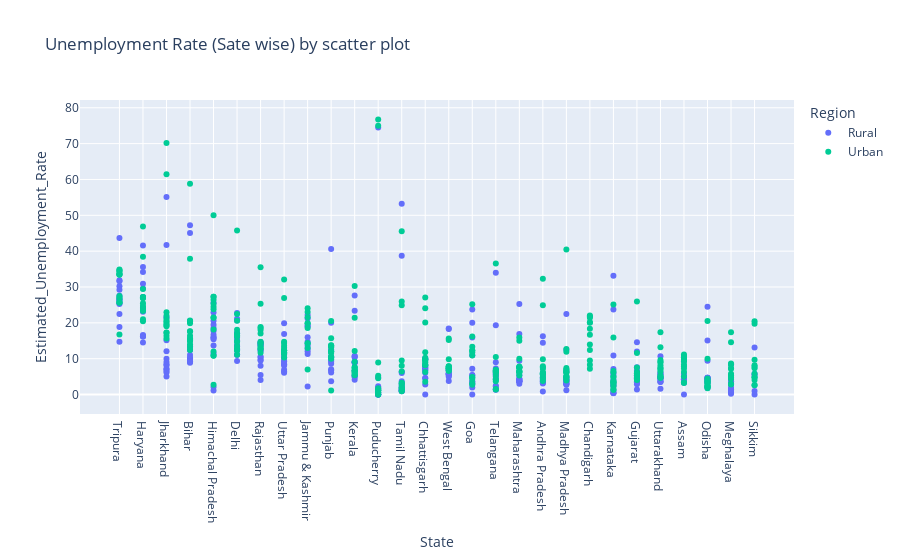

Notebook code for this chart:
### Code cell
#Analysis the Data by Satter plot
fg=px.scatter(df,x='State',y='Estimated_Unemployment_Rate',
         color='Region',
title='Unemployment Rate (Sate wise) by scatter plot'
         ,template='plotly')
fg.update_layout(xaxis = {'categoryorder':'total descending'})
fg.show()

### Figure 1 — Plotly figure (JSON) as saved in the notebook; plotly's stock layout.template omitted (floating-point values rounded to 4 significant figures; data arrays with more than 128 entries replaced by an {"elided": "..."} marker saying what was removed)
{"data": [{"hovertemplate": "Region=Rural<br>State=%{x}<br>Estimated_Unemployment_Rate=%{y}<extra></extra>", "legendgroup": "Rural", "marker": {"color": "#636efa", "symbol": "circle"}, "mode": "markers", "name": "Rural", "orientation": "v", "showlegend": true, "type": "scatter", "x": {"elided": "359 str values"}, "xaxis": "x", "y": {"elided": "359 float values"}, "yaxis": "y"}, {"hovertemplate": "Region=Urban<br>State=%{x}<br>Estimated_Unemployment_Rate=%{y}<extra></extra>", "legendgroup": "Urban", "marker": {"color": "#00cc96", "symbol": "circle"}, "mode": "markers", "name": "Urban", "orientation": "v", "showlegend": true, "type": "scatter", "x": {"elided": "381 str values"}, "xaxis": "x", "y": {"elided": "381 float values"}, "yaxis": "y"}], "layout": {"legend": {"title": {"text": "Region"}, "tracegroupgap": 0}, "title": {"text": "Unemployment Rate (Sate wise) by scatter plot"}, "xaxis": {"anchor": "y", "categoryorder": "total descending", "domain": [0, 1], "title": {"text": "State"}}, "yaxis": {"anchor": "x", "domain": [0, 1], "title": {"text": "Estimated_Unemployment_Rate"}}}}
